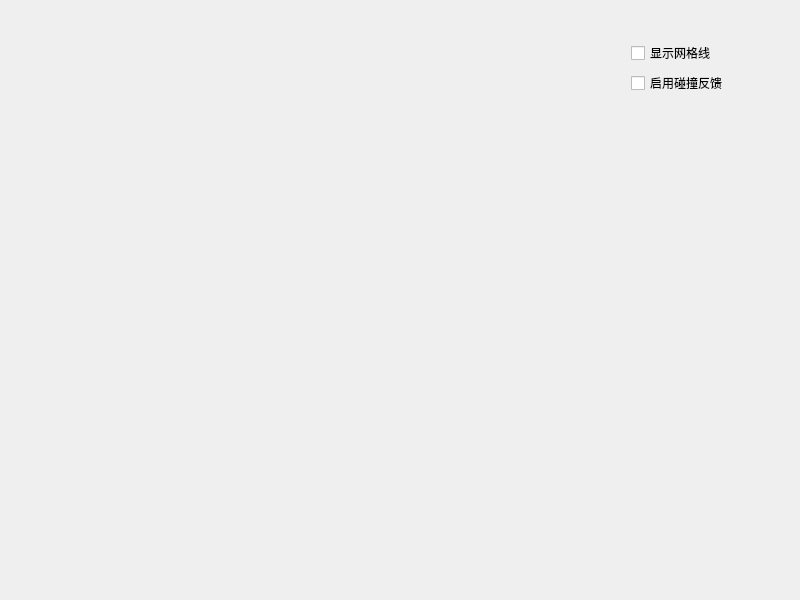
<?xml version="1.0" encoding="UTF-8"?>
<ui version="4.0">
    <class>MainWidget</class>
    <widget class="QWidget" name="MainWidget">
        <property name="geometry">
            <rect>
                <x>0</x>
                <y>0</y>
                <width>800</width>
                <height>600</height>
            </rect>
        </property>
        <property name="windowTitle">
            <string>MainWidget</string>
        </property>
        <widget class="LspeCanvas" name="canvas" native="true">
            <property name="geometry">
                <rect>
                    <x>0</x>
                    <y>0</y>
                    <width>600</width>
                    <height>600</height>
                </rect>
            </property>
        </widget>
        <widget class="QWidget" name="verticalLayoutWidget">
            <property name="geometry">
                <rect>
                    <x>620</x>
                    <y>30</y>
                    <width>161</width>
                    <height>541</height>
                </rect>
            </property>
            <layout class="QVBoxLayout" name="verticalLayout">
                <item>
                    <widget class="QCheckBox" name="cbAABB">
                        <property name="text">
                            <string>显示网格线</string>
                        </property>
                        <property name="checked">
                            <bool>false</bool>
                        </property>
                    </widget>
                </item>
                <item>
                    <widget class="QCheckBox" name="cbCollisionResponse">
                        <property name="text">
                            <string>启用碰撞反馈</string>
                        </property>
                    </widget>
                </item>
                <item>
                    <spacer name="verticalSpacer">
                        <property name="orientation">
                            <enum>Qt::Vertical</enum>
                        </property>
                        <property name="sizeHint" stdset="0">
                            <size>
                                <width>20</width>
                                <height>40</height>
                            </size>
                        </property>
                    </spacer>
                </item>
            </layout>
        </widget>
    </widget>
    <layoutdefault spacing="6" margin="11" />
    <customwidgets>
        <customwidget>
            <class>LspeCanvas</class>
            <extends>QWidget</extends>
            <header location="global">lspecanvas.h</header>
            <container>1</container>
        </customwidget>
    </customwidgets>
    <resources />
    <connections />
</ui>
